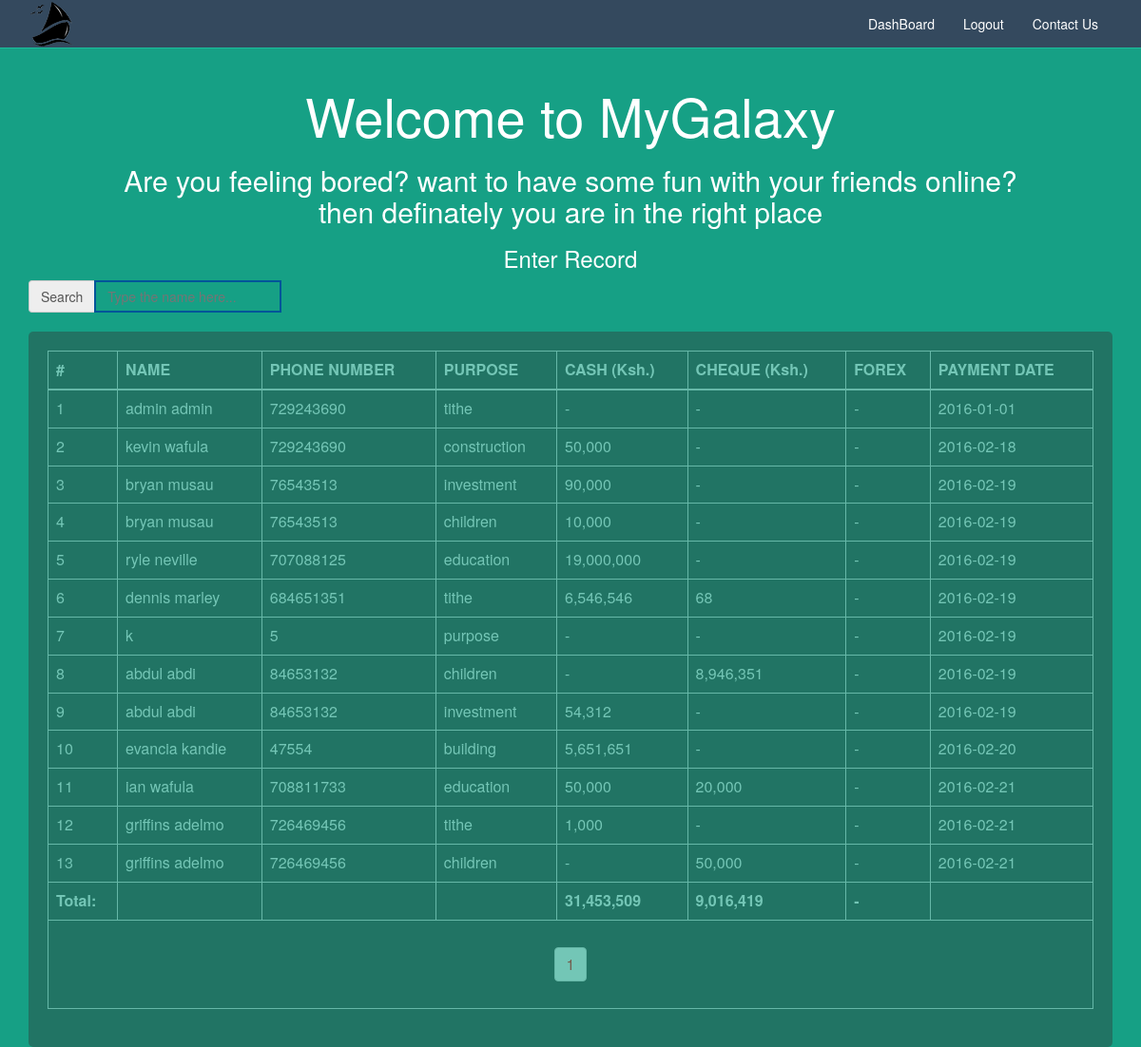
The app's page /admin.php, older data.
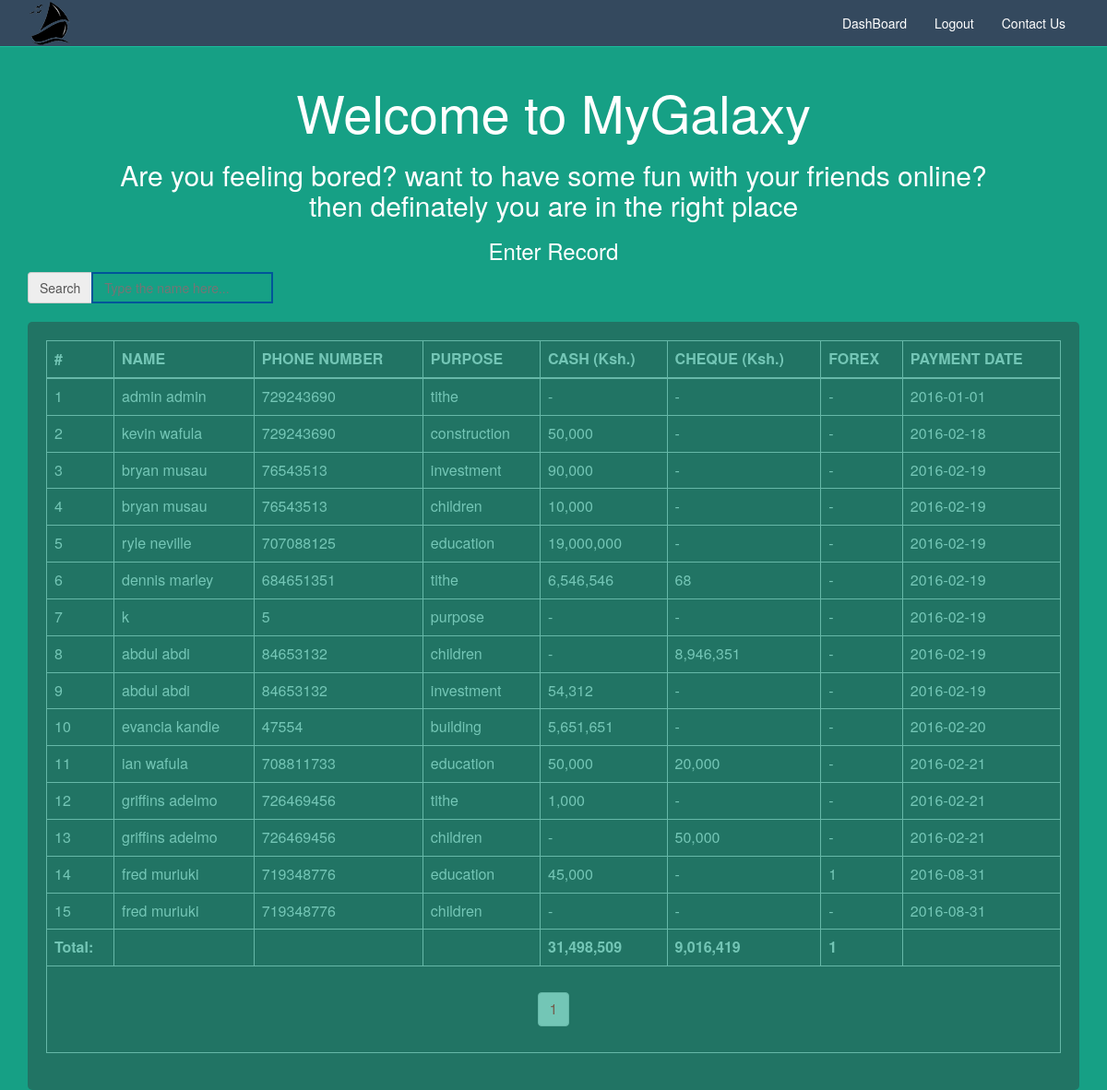
The same page, newer data.
### tables this page shows
CREATE TABLE IF NOT EXISTS `payments` (
  `id` int(11) NOT NULL,
  `purpose` varchar(25) NOT NULL,
  `cash` int(11) NOT NULL DEFAULT '0',
  `cheque` int(11) NOT NULL DEFAULT '0',
  `forex` int(11) NOT NULL DEFAULT '0',
  `receipt_status` tinyint(1) NOT NULL DEFAULT '0',
  `payment_date` date NOT NULL,
  KEY `payments_details_id_fk` (`id`)
);

CREATE TABLE IF NOT EXISTS `details` (
  `id` int(11) NOT NULL AUTO_INCREMENT,
  `full_name` varchar(30) NOT NULL,
  `phone_number` int(11) NOT NULL,
  `gender` varchar(7) NOT NULL,
  `registrar` varchar(30) NOT NULL DEFAULT 'admin@admin.com',
  PRIMARY KEY (`id`)
);

### includes/db_operations.php (the view, shortened to what this page needs)
<?php
    class db_operations {
        private static $DB_CONN;
        public function __construct($connection) {
            include_once 'config.php';
            self::$DB_CONN = $connection;
        }
        public static function paginglink($query, $records_per_page) {
            $self = $_SERVER['PHP_SELF'];
            $stmt = self::$DB_CONN->prepare($query);
            $stmt->execute();
            $total_no_of_records = $stmt->rowCount();
            if ($total_no_of_records > 0) {
                ?>
                <ul class="pagination"><?php
                $total_no_of_pages = ceil($total_no_of_records / $records_per_page);
                $current_page = 1;
                for ($i = 1; $i <= $total_no_of_pages; $i++) {
                    if ($i == $current_page) {
                        echo "<li><a href='" . $self . "?page_no=" . $i . "' style='color:red;'>" . $i . "</a></li>";
                    } else {
                        echo "<li><a href='" . $self . "?page_no=" . $i . "'>" . $i . "</a></li>";
                    }
                }
                ?></ul><?php
            }
        }
        public static function getAllUserData($query) {
            try {
                $no = 1;
                $total_cash = 0;
                $total_cheque = 0;
                $total_forex = 0;
                $result = self::$DB_CONN->query($query);
                foreach ($result as $data) {
                    if ($data[CASH] == '0') {
                        $cash = '-';
                    } else {
                        $cash = number_format($data[CASH]);
                    }
                    if ($data[CHEQUE] == '0') {
                        $cheque = '-';
                    } else {
                        $cheque = number_format($data[CHEQUE]);
                    }
                    if ($data[FOREX] == '0') {
                        $forex = '-';
                    } else {
                        $forex = number_format($data[FOREX]);
                    }
                    echo '
		<tr>
			<td>' . $no . '</td>
			<td>' . $data[FULL_NAME] . '</td>
			<td>' . $data[PHONE_NUMBER] . '</td>
			<td>' . $data[PURPOSE] . '</td>
			<td>' . $cash . '</td>
			<td>' . $cheque . '</td>
			<td>' . $forex . '</td>
			<td>' . $data[PAYMENT_DATE] . '</td>
		</tr>
		';
                    $total_cash += $data[CASH];
                    $total_cheque += $data[CHEQUE];
                    $total_forex += $data[FOREX];
                    $no++;
                }
                if ($total_forex == '0') {
                    $total_forex = "-";
                } else {
                    $total_forex = number_format($total_forex);
                }
                echo '<tr>
			<td><b>Total:</b></td>
			<td></td>
			<td></td>
			<td></td>
			<td><b>' . number_format($total_cash) . '</b></td>
			<td><b>' . number_format($total_cheque) . '</b></td>
			<td><b>' . $total_forex . '</b></td>
			<td></td>
		</tr>';
            } catch (PDOException $e) {
                echo "Error " . $e->getMessage();
            }
        }
    }

### admin.php (shortened to what this page needs)
<html lang="en-US">
<head>
    <link rel="stylesheet" href="css/style.css">
    <link rel="stylesheet" href="css/bootstrap.css">
</head>
<body class="bgmain">
<nav class="navbar navbar-default navbar-static-top">
    <div class="container">
        <div class="navbar-header">
            <a class="navbar-right" href="index.php"><img src="images/logo.png" alt="Logo"></a>
        </div>
        <div id="navbar" class="navbar-collapse collapse navbar-right">
            <ul class="nav navbar-nav">
                <li><a href='dashboard.php'>DashBoard</a></li>
                <li><a href="logout.php">Logout</a></li>
                <li><a href="contact.php">Contact Us</a></li>
            </ul>
        </div>
    </div>
</nav>
<div class="container">
    <div class="row">
        <div class="col-md-12 col-lg-12 col-sm-12">
            <h1 style="text-align:center; font-size:4em;">Welcome to MyGalaxy</h1>
            <h2 style="text-align:center;">Are you feeling bored? want to have some fun with your friends online?<br>
                then definately you are in the right place</h2>
            <h3 style="text-align:center">Enter Record</h3>
        </div>
    </div>
</div>
<div class="container">
    <div class="input-group">
        <span class="input-group-addon">Search</span>
        <input id="filter" type="text" class="search" placeholder="Type the name here...">
    </div>
</div>
<br>
<div class="container">
    <div class="dataView">
        <table class="table table-bordered table-responsive">
            <thead>
            <tr>
                <th>#</th>
                <th>NAME</th>
                <th>PHONE NUMBER</th>
                <th>PURPOSE</th>
                <th>CASH (Ksh.)</th>
                <th>CHEQUE (Ksh.)</th>
                <th>FOREX</th>
                <th>PAYMENT DATE</th>
            </tr>
            </thead>
            <tbody class="searchable">
            <?php
                $sql = "SELECT d.id,d.full_name,d.phone_number,p.purpose,p.cash,p.cheque,p.forex,p.payment_date FROM details d,payments p WHERE p.id=d.id";
                if (isset($_GET['page_view'])) {
                    $records_per_page = $_GET['page_view'];
                    $newquery = db_operations::paging($sql, $records_per_page);
                    db_operations::getAllUserData($newquery);
                } else {
                    $records_per_page = 100;
                    $newquery = db_operations::paging($sql, $records_per_page);
                    db_operations::getAllUserData($newquery);
                }
            ?>
            <tr>
                <td colspan="9" align="center">
                    <div class="pagination-wrap">
                        <?php db_operations::paginglink($sql, $records_per_page); ?>
                    </div>
                </td>
            </tr>
            </tbody>
        </table>
    </div>
</div>
</body>
</html>

### css/style.css (style rules this page uses)
.dataView { border-radius: 5px; background: #333; padding: 20px; margin: auto; opacity: 0.4; }
.search { border: 2px solid #005599; height: 34px; padding: 6px 12px; font-size: 14px; line-height: 1.42857143; width: auto; background-color: transparent; background-image: none; color: #fff; display: block; }

Row changes from the older to the newer data that the page shows:
added payments: id.full_name "fred muriuki", id.phone_number "719348776", purpose "education", cash "45,000", cheque "-", forex "1", payment_date "2016-08-31"
added payments: id.full_name "fred muriuki", id.phone_number "719348776", purpose "children", cash "-", cheque "-", forex "-", payment_date "2016-08-31"
Text that changed along with them:
$total_cash: "31,453,509" → "31,498,509"
$total_forex: "-" → "1"
